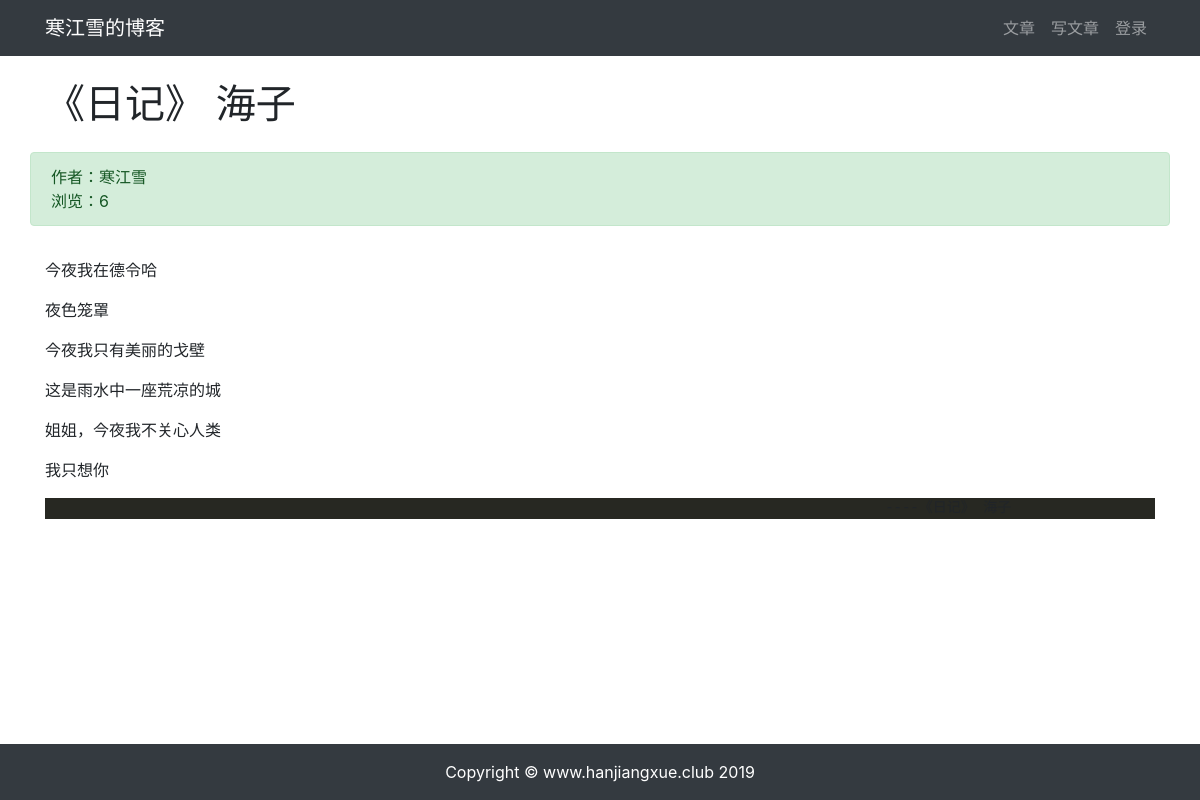
Page /article/article-detail/14/ on the committed database.
### article/models.py (models this page shows, shortened)
class ArticlePost(models.Model):
    author = models.ForeignKey(User, on_delete=models.CASCADE, verbose_name='文章')
    title = models.CharField(max_length=100, verbose_name='标题')
    body = models.TextField(verbose_name='正文')
    total_views = models.PositiveIntegerField(default=0)
    created_time = models.DateTimeField(default=timezone.now, verbose_name='创建时间')
    update_time = models.DateTimeField(auto_now=True, verbose_name='更新时间')
    class Meta:
        ordering = ('-created_time',)  # 注意这里是元组（Tuple）
        verbose_name = "文章"
        verbose_name_plural = '文章'

### article/views.py (the view)
# urls.py: path('article-detail/<int:pk>/', views.article_detail, name='article_detail'),
def article_detail(request, pk):
    article = ArticlePost.objects.get(pk=pk)
    article.total_views += 1
    article.save(update_fields=['total_views'])
    article.body = markdown.markdown(article.body,
                                     extensions=[
                                         'markdown.extensions.extra',
                                         'markdown.extensions.codehilite',
                                     ])
    context = {'article': article}
    return render(request, 'article/detail.html', context)

### templates/article/detail.html (shortened to what this page needs)
{% extends 'base.html' %}
{% load staticfiles %}
{% block content %}
 <div class="container">
        <div class="row">
            <h1 class="col-12 mt-4 mb-4">{{ article.title }}</h1>
            <div class="col-12 alert alert-success">
                <div>
                    作者：{{ article.author }}
                </div>
            <div>
                浏览：{{ article.total_views }}
            </div>
            </div>
            <div class="col-12">
                <p>{{ article.body|safe }}</p>
            </div>
        </div>
 </div>
{% endblock content %}

### static/md_css/monokai.css (style rules this page uses)
.codehilite { background: #272822; color: #f8f8f2 }

### rows in the picture
ArticlePost: title "《日记》 海子", author "寒江雪", total_views "6", body "今夜我在德令哈 夜色笼罩 今夜我只有美丽的戈壁 这是雨水中一座荒凉的城 姐姐，今夜我不关心人类 我只想你"
